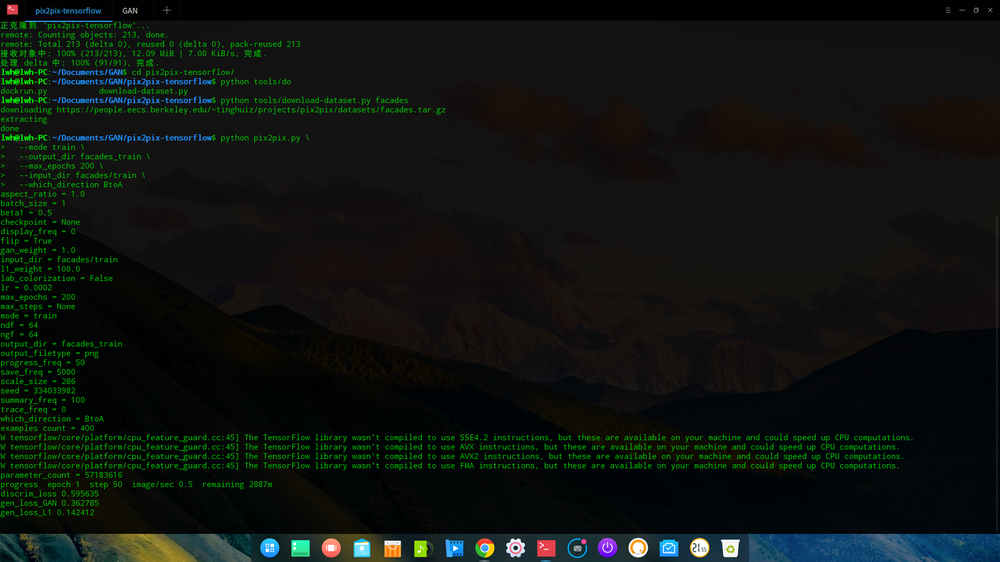
#> input picture tsne_python/images/深度截图20170911215548.png, 1000 x 562 px, shrunk from 1920 x 1080 before the run; its folder holds 2 pictures in this run
$ python to_black.py
#> lines starting #> are read from the running program, lines starting #| are printed output that depends on the picture; after the words box and inside, x2 and y2 are one past the last pixel; in counts of white or black regions, pixels touching at a corner belong together
import numpy as np
from PIL import Image
import matplotlib
import os

#read all images'name
images=os.listdir('./images/')

#conver all images into gray
for image in images:
	image_file = Image.open('./images/'+image) # open colour image
#> image_file is the input picture: PIL image 1000x562 RGB; mean R, G, B 14.9, 20.1, 16.1
	image_file = image_file.convert('1') # convert image to black and white
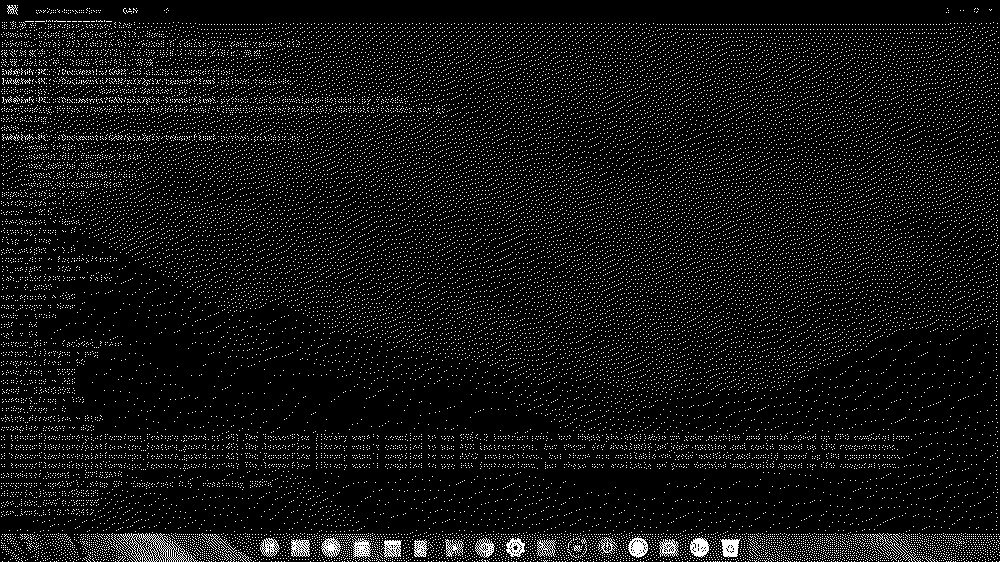
#> image_file: PIL image 1000x562 1; 6.8% white in thin lines or dots
	image_file.save('./gray_images/'+image)
#> pass 2 of the loop `for image in images:`:
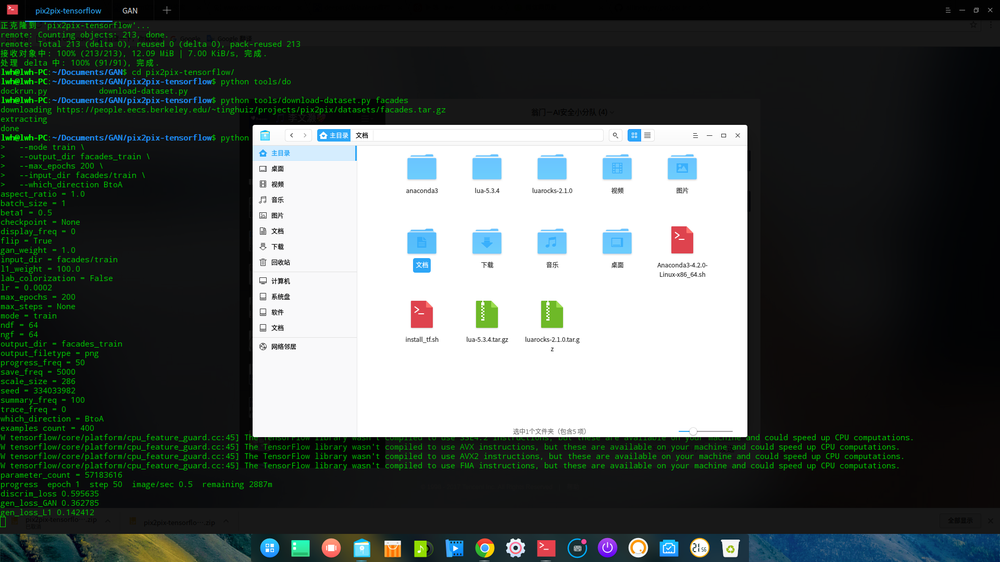
#> input picture tsne_python/images/深度截图20170911215612.png, 1000 x 562 px, shrunk from 1920 x 1080 before the run
#> image_file is the input picture: PIL image 1000x562 RGB; mean R, G, B 78.9, 85.8, 83.1
#> `image_file = image_file.convert('1')`:
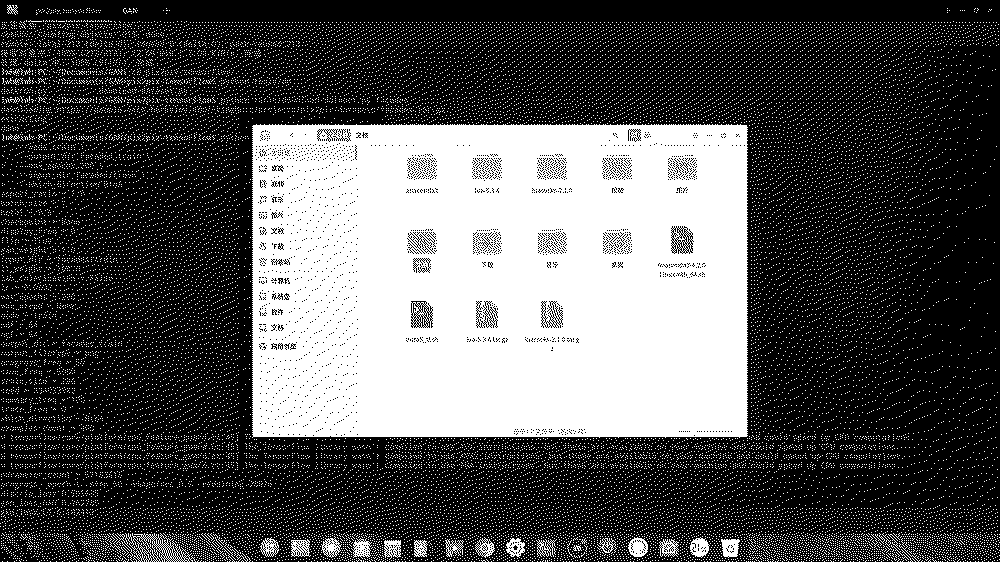
#> image_file: PIL image 1000x562 1; 32.5% white; 27054 white regions (27027 under 20 px), largest, box (x1, y1, x2, y2) and area: (252, 123, 748, 438) 148978, (115, 533, 196, 562) 715, (628, 537, 648, 557) 275
print(images)

#255 to 1 0 to 0
